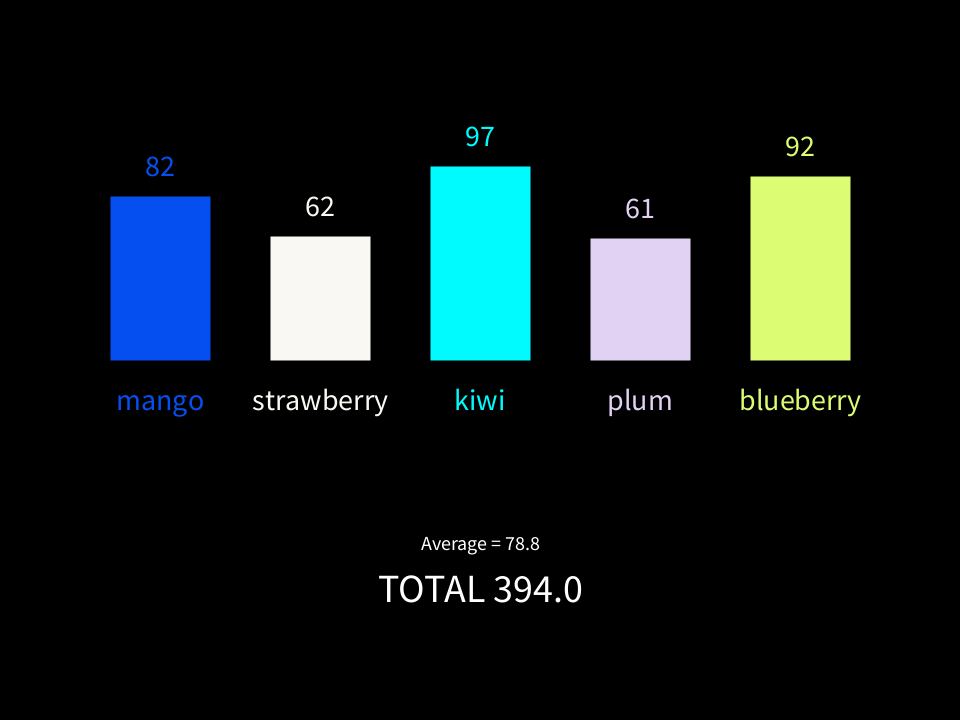
Frame 1 (no input)
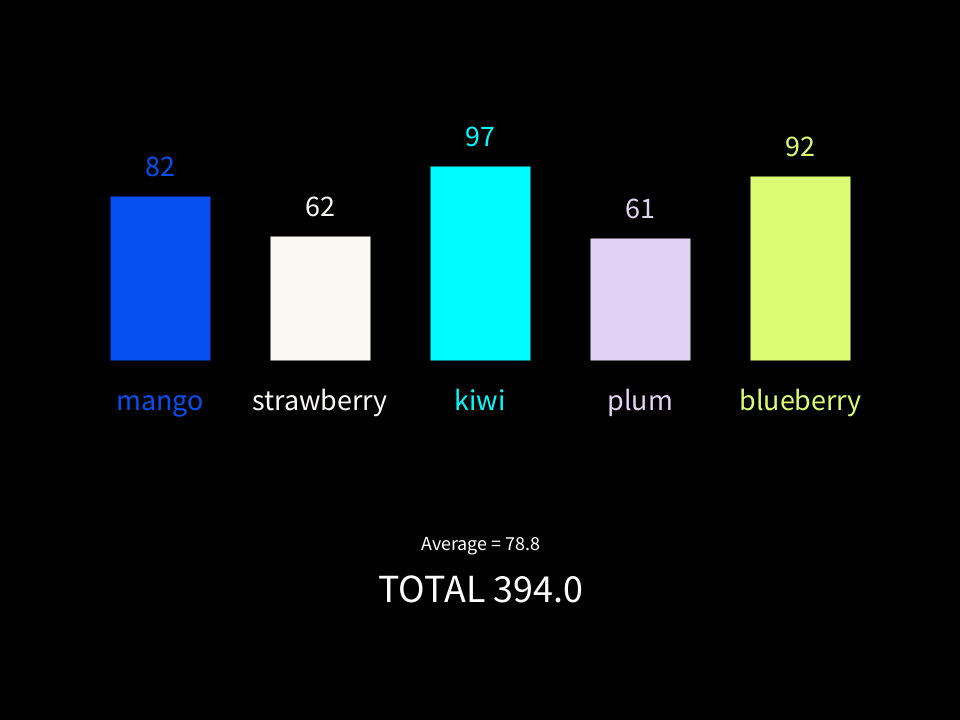
Frame 60 (the mouse pressed at the canvas centre just before this capture)
Frame 120 (the mouse held since frame 60 and released just before this capture): identical to frame 60, image omitted

The Processing sketch that drew these frames (run headless with seeded random() and noise(); from frame 60 on, the mouse is pressed at the canvas centre):

// Processing sketch: ArrayPractice
// ── ArrayPractice.pde
int[] fruitAmts;
String[] fruitNames = {"mango", "strawberry", "kiwi", "plum", "blueberry"};
color[] colorSt;

void setup() {
  size(960, 720);
  fruitAmts = new int[fruitNames.length];
  colorSt = new color[]{color(5, 79, 240), color(249, 248, 243), color(0, 251, 255), color(225, 210, 243), color(220, 252, 115)
  };

  for (int n = 0; n < fruitAmts.length; n++) {
    fruitAmts[n] = int(random(50, 100));
  }
}

float barWidth = 100;

void draw() {
  background(0);
  strokeWeight(barWidth);

  float totalfruit = 0;
  float barGap = width / (fruitNames.length + 1);
  float x = barGap;

  for (int n = 0; n < fruitNames.length; n++) {
    stroke(colorSt[n]);
    strokeCap(SQUARE);
    textAlign(CENTER);
    textSize(30);
    fill(colorSt[n]);
    line(x + barGap * n, height * 0.5, x + barGap * n, height * 0.5 - 2 * fruitAmts[n]);
    text(fruitNames[n], x + barGap * n, height * 0.5 + 50);
    text(fruitAmts[n], x + barGap * n, height * 0.5 - 2 * fruitAmts[n] - 20);
    totalfruit += fruitAmts[n];
    //
  }

  float average = totalfruit / fruitAmts.length;

  fill(255);
  textSize(20);
  text("Average = " + average, width * .5, height/2 + 190);
  textSize(40);
  stroke(20);
  text("TOTAL " + totalfruit, width * .5, height * .6 + 170 );
}
